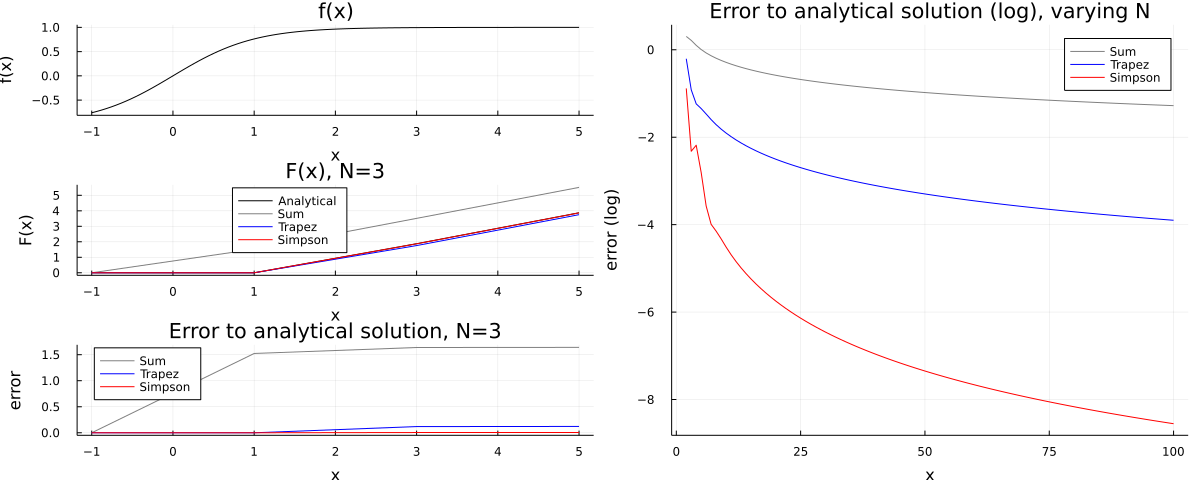

The script that drew this image:
using Plots
using Plots.PlotMeasures

module Quadrature
function right(s::Float64, e::Float64, N::Int, f::Function)::Float64
    # 2e
    h = (e-s)/N
    x = collect(s+h:h:e)
    solutionSum = 0.0
    for i in 1:N
        solutionSum += (f(x[i])*h)
    end
    return solutionSum;
end

function trapez(s::Float64, e::Float64, N::Int, f::Function)::Float64
    # 2e
    h = (e-s)/N
    x = collect(s+h:h:e)
    
    solutionSum = 0.0
    for i in 1:N
        trap(x) = (f(x[i]-h)+f(x[i]))/2
        solutionSum += trap(x)*h
    end
    return solutionSum;
end

function simpson(s::Float64, e::Float64, N::Int, f::Function)::Float64
    # 2e
    h = (e-s)/N
    x = collect(s+h:h:e)
    solutionSum = 0.0
    for i in 1:N
        simpson(x)=(f(x[i]-h)+4*f((x[i]+x[i]-h)/2)+f(x[i]))/6
        solutionSum += simpson(x)*h
    end
    return solutionSum;
end
end

function f(x::Float64)::Float64
    # 2d
    sinh(x)/cosh(x)
end

function F(x::Float64)::Float64
    # 2d
    log(cosh(x))
end

# plot function, its analtyic integral, the numerical approximations, and the local error
function plotFunctionAndErrors(i_start::Float64, i_end::Float64, N::Int, f::Function, F::Function)
    X = i_start:((i_end-i_start)/100):i_end;
    Y = f.(X);

    XI = i_start:((i_end-i_start)/N):i_end

    YI = f.(XI);
    II = F.(XI) .- F(i_start)

    QSum = zeros(N + 1)
    QTra = zeros(N + 1)
    QSim = zeros(N + 1)

    for i = 1 : N
        i_end_2 = i_start + (i_end - i_start) / N * i;

        QSum[i+1] = Quadrature.right(i_start, i_end_2, i, f);
        QTra[i+1] = Quadrature.trapez(i_start, i_end_2, i, f);
        QSim[i+1] = Quadrature.simpson(i_start, i_end_2, i, f);
    end

    println(YI[end], " ", QSum[end], " ", QTra[end], " ", QSim[end])

    plt1 = plot(X, Y, color= :black, xlabel="x", ylabel="f(x)", title="f(x)", legend=false, left_margin=4mm, bottom_margin=3mm)
    plt2 = plot(XI, II, color= :black, label="Analytical", xlabel="x", ylabel="F(x)", title="F(x), N=" * string(N), legend=:top, left_margin=4mm, bottom_margin=3mm)

    plot!(plt2, XI, QSum, color= :grey, label="Sum")
    plot!(plt2, XI, QTra, color= :blue, label="Trapez")
    plot!(plt2, XI, QSim, color= :red, label="Simpson")

    ErrSu = abs.(II .- QSum);
    ErrTr = abs.(II .- QTra);
    ErrSi = abs.(II .- QSim);

    pltErr = plot(XI, ErrSu, color= :grey, label="Sum", xlabel="x", ylabel="error", title="Error to analytical solution, N=" * string(N), legend=:topleft, left_margin=4mm, bottom_margin=3mm)
    plot!(pltErr, XI, ErrTr, color= :blue, label="Trapez")
    plot!(pltErr, XI, ErrSi, color= :red, label="Simpson")

    plot(plt1, plt2, pltErr, layout=(3,1))
end

# plot approximation error for different grid sizes
function plotErrorN(i_start::Float64, i_end::Float64, N::Int, f::Function, F::Function)
    target = F(i_end) - F(i_start)
    ESum = zeros(N-1)
    ETra = zeros(N-1)
    ESim = zeros(N-1)
    X = zeros(N-1)

    for i = 2:N
        X[i-1] = i
        ESum[i-1] = abs(target - Quadrature.right(i_start, i_end, i, f));
        ETra[i-1] = abs(target - Quadrature.trapez(i_start, i_end, i, f));
        ESim[i-1] = abs(target - Quadrature.simpson(i_start, i_end, i, f));
    end

    pltErr = plot(X, log10.(ESum), color= :grey, label="Sum", xlabel="x", ylabel="error (log)", title="Error to analytical solution (log), varying N", left_margin=4mm, bottom_margin=3mm)
    plot!(pltErr, X, log10.(ETra), color= :blue, label="Trapez")
    plot!(pltErr, X, log10.(ESim), color= :red, label="Simpson")
end

p = plot(
    plotFunctionAndErrors(-1.0, 5.0, 3, f, F),
    plotErrorN(-1.0, 5.0, 100, f, F),
    layout=grid(1,2, widths=[0.5, 0.5])
)
plot!(size=(1200, 480))
savefig(p, "quadrature.png")
